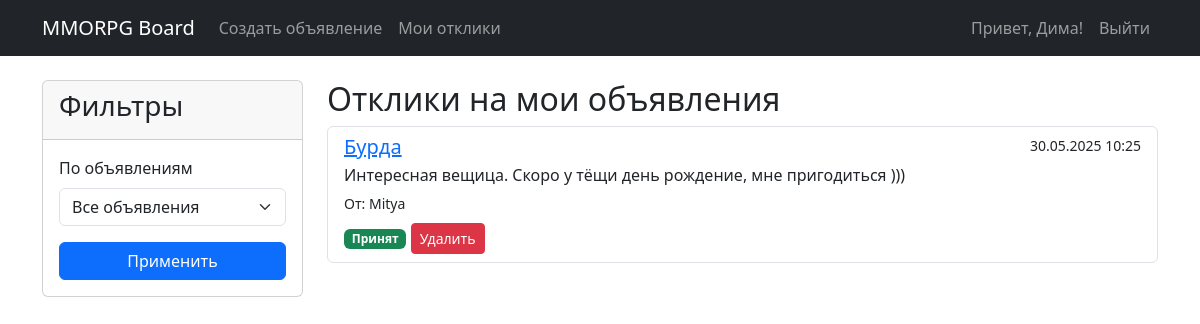
Screenshot of /responses/ (signed in) with the database file from the repository.
### accounts/models.py (models this page shows, shortened)
class User(AbstractUser):
    email = models.EmailField(unique=True)
    email_confirmed = models.BooleanField(default=False)
    confirmation_code = models.CharField(max_length=100, blank=True, null=True)
    confirmation_code_created = models.DateTimeField(default=timezone.now)

### ads/models.py (models this page shows, shortened)
class Response(models.Model):
    advertisement = models.ForeignKey(Advertisement, on_delete=models.CASCADE)
    author = models.ForeignKey(User, on_delete=models.CASCADE)
    text = models.TextField(validators=[MinLengthValidator(5)])
    created_at = models.DateTimeField(auto_now_add=True)
    accepted = models.BooleanField(default=False)
    class Meta:
        ordering = ['-created_at']

class Advertisement(models.Model):
    title = models.CharField(max_length=255, validators=[MinLengthValidator(5)])
    content = CKEditor5Field('Text', config_name='default')
    image = models.ImageField(upload_to='ads_images/', blank=True, null=True, verbose_name="Изображение")
    video = models.FileField(upload_to='ads_videos/', blank=True, null=True, verbose_name="Видео")
    author = models.ForeignKey(User, on_delete=models.CASCADE)
    category = models.ForeignKey(Category, on_delete=models.PROTECT)
    created_at = models.DateTimeField(auto_now_add=True)
    updated_at = models.DateTimeField(auto_now=True)

### ads/views.py (the view)
# urls.py: path('responses/', my_responses, name='my_responses'),
@login_required
def my_responses(request):
    my_ads = Advertisement.objects.filter(author=request.user)
    responses = Response.objects.filter(advertisement__in=my_ads)
    ad_filter = request.GET.get('ad_filter')
    if ad_filter:
        responses = responses.filter(advertisement_id=ad_filter)
    return render(request, 'ads/my_responses.html', {
        'responses': responses,
        'my_ads': my_ads,
    })

### templates/ads/my_responses.html (shortened to what this page needs)
{% extends 'base.html' %}
{% block content %}
<div class="row">
    <div class="col-md-3">
        <div class="card">
            <div class="card-header">
                <h3>Фильтры</h3>
            </div>
            <div class="card-body">
                <form method="get">
                    <div class="mb-3">
                        <label for="ad_filter" class="form-label">По объявлениям</label>
                        <select class="form-select" id="ad_filter" name="ad_filter">
                            <option value="">Все объявления</option>
                        </select>
                    </div>
                    <button type="submit" class="btn btn-primary w-100">Применить</button>
                </form>
            </div>
        </div>
    </div>
    <div class="col-md-9">
        <h2>Отклики на мои объявления</h2>
        {% if responses %}
            <div class="list-group">
                {% for response in responses %}
                    <div class="list-group-item">
                        <div class="d-flex w-100 justify-content-between">
                            <h5 class="mb-1">
                                <a href="{% url 'advertisement_detail' response.advertisement.pk %}">
                                    {{ response.advertisement.title }}
                                </a>
                            </h5>
                            <small>{{ response.created_at|date:"d.m.Y H:i" }}</small>
                        </div>
                        <p class="mb-1">{{ response.text }}</p>
                        <small>От: {{ response.author.username }}</small>
                        <div class="mt-2">
                            {% if not response.accepted %}
                                <a href="{% url 'accept_response' response.pk %}" class="btn btn-sm btn-success">Принять</a>
                            {% else %}
                                <span class="badge bg-success">Принят</span>
                            {% endif %}
                            <a href="{% url 'delete_response' response.pk %}" class="btn btn-sm btn-danger">Удалить</a>
                        </div>
                    </div>
                {% endfor %}
            </div>
        {% else %}
            <div class="alert alert-info">
                Нет откликов на ваши объявления.
            </div>
        {% endif %}
    </div>
</div>
{% endblock %}

### templates/base.html (shortened to what this page needs)
<!DOCTYPE html>
<html lang="ru">
<head>
    <link href="https://cdn.jsdelivr.net/npm/bootstrap@5.3.0/dist/css/bootstrap.min.css" rel="stylesheet">
    <link href="https://cdn.jsdelivr.net/npm/bootstrap-icons/font/bootstrap-icons.css" rel="stylesheet">
</head>
<body>
    <nav class="navbar navbar-expand-lg navbar-dark bg-dark">
        <div class="container">
            <a class="navbar-brand" href="{% url 'home' %}">MMORPG Board</a>
            <div class="collapse navbar-collapse">
                <ul class="navbar-nav me-auto">
                    <li class="nav-item">
                        <a class="nav-link" href="{% url 'create_advertisement' %}">Создать объявление</a>
                    </li>
                    <li class="nav-item">
                        <a class="nav-link" href="{% url 'my_responses' %}">Мои отклики</a>
                    </li>
                </ul>
                <ul class="navbar-nav">
                    {% if user.is_authenticated %}
                        <li class="nav-item">
                            <span class="nav-link">Привет, {{ user.username }}!</span>
                        </li>
                        <li class="nav-item">
                            <form action="{% url 'logout' %}" method="post">
                                <button type="submit" class="nav-link btn btn-link" style="display: inline;">
                                    Выйти
                                </button>
                            </form>
                        </li>
                    {% endif %}
                </ul>
            </div>
        </div>
    </nav>
    <div class="container mt-4">
        {% block content %}
        {% endblock %}
    </div>
</body>
</html>

### rows the page displays
User: username "Дима"
Response: advertisement "Бурда", created_at "30.05.2025 10:25", text "Интересная вещица. Скоро у тёщи день рождение, мне пригодиться )))", author.username "Mitya", accepted "Принят"
